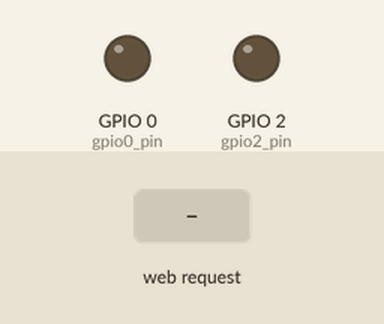
Simulated run of this sketch. Board: ESP8266 (NodeMCU). On the bench: output pins drawn as LEDs (lit = HIGH). The test bench sets the inputs (shaded band). WiFi joins after 1.5 s; servers stay silent unless stated; what the sketch prints to the serial monitor is not drawn.

Above: at 3.7 s.
3.8 s: HTTP request GET /socket1On received
At 5.0 s:
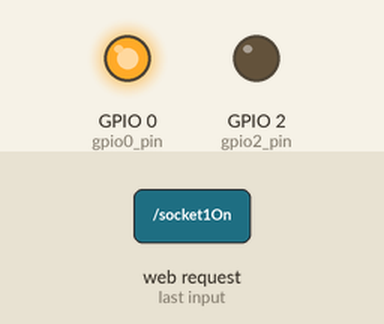
5.3 s: HTTP request GET /socket1Off received
At 6.3 s:
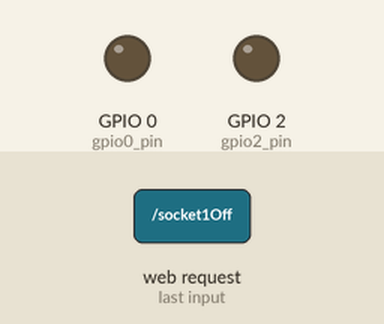
Timing chart, 0 to 8.3 s (numbered marks = the images above; inputs shaded):
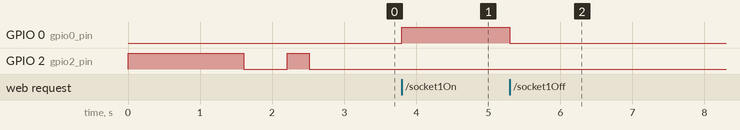

The sketch:

WiFiWebServer_with_Relay_LOW_Autoconnect.ino.ino
```cpp
#include <ESP8266WiFi.h>
//needed for library
#include <DNSServer.h>
#include <ESP8266WebServer.h>
#include <WiFiManager.h>
#include "ESP8266WiFi.h"
#include "WiFiClient.h"
#include "ESP8266WebServer.h"
#include "ESP8266mDNS.h"
#include <Ticker.h>
Ticker ticker;
MDNSResponder mdns;

// Replace with your network credentials
const char* ssid = "lucky";
const char* password = "laxmish53";
ESP8266WebServer server(80);

String webPage = "";

int gpio0_pin = 0;
int gpio2_pin = 2;

void tick()
{
  //toggle state
  int state = digitalRead(BUILTIN_LED);  // get the current state of GPIO1 pin
  digitalWrite(BUILTIN_LED, !state);     // set pin to the opposite state
}

//gets called when WiFiManager enters configuration mode
void configModeCallback (WiFiManager *myWiFiManager) {
  Serial.println("Entered config mode");
  Serial.println(WiFi.softAPIP());
  //if you used auto generated SSID, print it
  Serial.println(myWiFiManager->getConfigPortalSSID());
  //entered config mode, make led toggle faster
  ticker.attach(0.2, tick);
}
//byte mac[] = {0xDE, 0xAD, 0xBE, 0xEF, 0xFE, 0xED};
//IPAddress ip(192, 168, 1, 177);
// Create an instance of the server
// specify the port to listen on as an argument

String HTTP_req;          // stores the HTTP request
boolean LED_status = 0;   // state of LED, off by default

void setup() {
  webPage += "<h1>ESP8266 Web Server</h1><p>Socket #1 <a href=\"socket1On\"><button>ON</button></a>&nbsp;<a href=\"socket1Off\"><button>OFF</button></a></p>";
  webPage += "<p>Socket #2 <a href=\"socket2On\"><button>ON</button></a>&nbsp;<a href=\"socket2Off\"><button>OFF</button></a></p>";

  // preparing GPIOs
  pinMode(gpio0_pin, OUTPUT);
  digitalWrite(gpio0_pin, LOW);
  pinMode(gpio2_pin, OUTPUT);
  digitalWrite(gpio2_pin, HIGH);

  delay(1000);
  Serial.begin(115200);
  Serial.begin(115200);
  while (!Serial) {
    ; // wait for serial port to connect. Needed for native USB port only
  }
  delay(10);

  // prepare GPIO2
  pinMode(A0, INPUT);
  pinMode(LED_BUILTIN, OUTPUT);
 // put your setup code here, to run once:
  Serial.begin(115200);

  //set led pin as output
  pinMode(BUILTIN_LED, OUTPUT);
  // start ticker with 0.5 because we start in AP mode and try to connect
  ticker.attach(0.6, tick);

  //WiFiManager
  //Local intialization. Once its business is done, there is no need to keep it around
  WiFiManager wifiManager;
  //reset settings - for testing
  //wifiManager.resetSettings();

  //set callback that gets called when connecting to previous WiFi fails, and enters Access Point mode
  wifiManager.setAPCallback(configModeCallback);

  //fetches ssid and pass and tries to connect
  //if it does not connect it starts an access point with the specified name
  //here  "AutoConnectAP"
  //and goes into a blocking loop awaiting configuration
  if (!wifiManager.autoConnect()) {
    Serial.println("failed to connect and hit timeout");
    //reset and try again, or maybe put it to deep sleep
    ESP.reset();
    delay(1000);
  }

  //if you get here you have connected to the WiFi
  Serial.println("connected...yeey :)");
  ticker.detach();
  //keep LED on
  digitalWrite(BUILTIN_LED, LOW);

 /* // Connect to WiFi network
  Serial.println();
  Serial.println();
  Serial.print("Connecting to ");
  Serial.println(ssid);

  WiFi.begin(ssid, password);

  while (WiFi.status() != WL_CONNECTED) {
    delay(500);
    Serial.print(".");
  }
  Serial.println("");
  Serial.println("WiFi connected");
  */
  // Start the server
  server.begin();
  Serial.println("Server started");

  // Print the IP address
  Serial.println(WiFi.localIP());
  // Wait for connection
  while (WiFi.status() != WL_CONNECTED) {
    delay(500);
    Serial.print(".");
  }
  Serial.println("");
  Serial.print("Connected to ");
  Serial.println(ssid);
  Serial.print("IP address: ");
  Serial.println(WiFi.localIP());

  if (mdns.begin("esp8266", WiFi.localIP())) {
    Serial.println("MDNS responder started");
  }

  server.on("/", [](){
    server.send(200, "text/html", webPage);
  });
  server.on("/socket1On", [](){
    server.send(200, "text/html", webPage);
    digitalWrite(gpio0_pin, HIGH);
    delay(1000);
  });
  server.on("/socket1Off", [](){
    server.send(200, "text/html", webPage);
    digitalWrite(gpio0_pin, LOW);
    delay(1000);
  });
  server.on("/socket2On", [](){
    server.send(200, "text/html", webPage);
    digitalWrite(gpio2_pin, LOW);
    pinMode(LED_BUILTIN, HIGH);
    delay(1000);
  });
  server.on("/socket2Off", [](){
    server.send(200, "text/html", webPage);
    digitalWrite(gpio2_pin, HIGH);
    pinMode(LED_BUILTIN, LOW);
    delay(1000);
  });
  server.begin();
  Serial.println("HTTP server started");
}
void loop(void){
  server.handleClient();
}
```

Measured:
- after the input at 3.8 s, GPIO 0 (gpio0_pin): LOW → HIGH at once
- after the input at 5.3 s, GPIO 0 (gpio0_pin): HIGH → LOW at once
